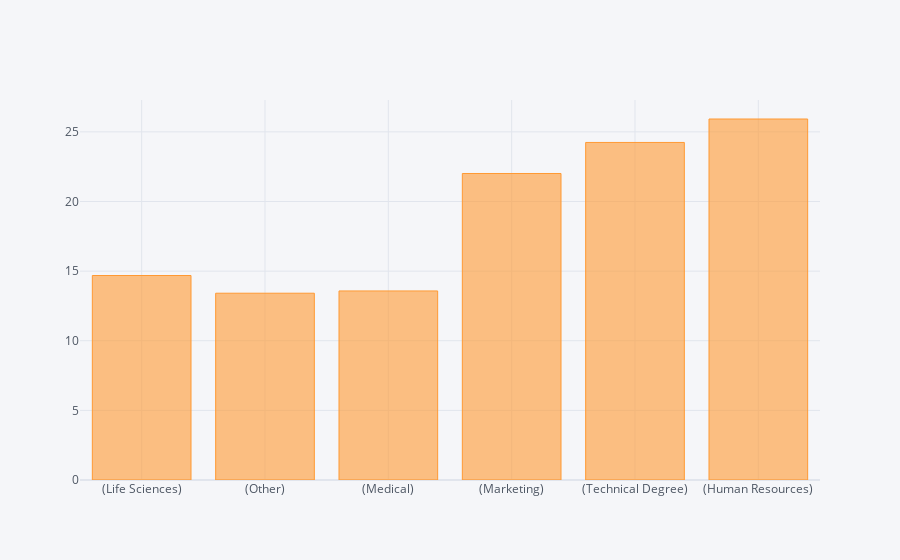

The notebook cell saved with this chart:
### Code cell
xticklabels = ['Life Sciences','Other','Medical','Marketing','Technical Degree','Human Resources']
pd.DataFrame(a,b, columns = ['Attrition percentage by Education Field']).iplot(kind = 'bar')

### Figure 1 — Plotly figure (JSON) as saved in the notebook; plotly's stock layout.template omitted (floating-point values rounded to 4 significant figures)
{"data": [{"marker": {"color": "rgba(255, 153, 51, 0.6)", "line": {"color": "rgba(255, 153, 51, 1.0)", "width": 1}}, "name": "Attrition percentage by Education Field", "orientation": "v", "text": "", "type": "bar", "x": ["(Life Sciences)", "(Other)", "(Medical)", "(Marketing)", "(Technical Degree)", "(Human Resources)"], "y": [14.69, 13.41, 13.58, 22.01, 24.24, 25.93]}], "layout": {"legend": {"bgcolor": "#F5F6F9", "font": {"color": "#4D5663"}}, "paper_bgcolor": "#F5F6F9", "plot_bgcolor": "#F5F6F9", "title": {"font": {"color": "#4D5663"}}, "xaxis": {"gridcolor": "#E1E5ED", "showgrid": true, "tickfont": {"color": "#4D5663"}, "title": {"font": {"color": "#4D5663"}, "text": ""}, "zerolinecolor": "#E1E5ED"}, "yaxis": {"gridcolor": "#E1E5ED", "showgrid": true, "tickfont": {"color": "#4D5663"}, "title": {"font": {"color": "#4D5663"}, "text": ""}, "zerolinecolor": "#E1E5ED"}}}
